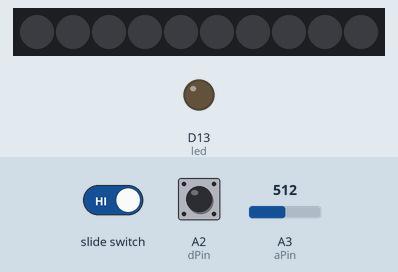
Simulated run of this sketch. Board: Adafruit Circuit Playground Express. Parts: 10 RGB LEDs in strip order, left to right, output pins drawn as LEDs (lit = HIGH). The inputs (shaded band) are chosen by the test bench; at power-on: A2 (dPin) HIGH, A3 (aPin) = 512. What the sketch prints to the serial monitor is not drawn.

Above: at 1.2 s.
1.3 s: A2 (dPin) pulled LOW for 0.15 s
At 1.46 s:
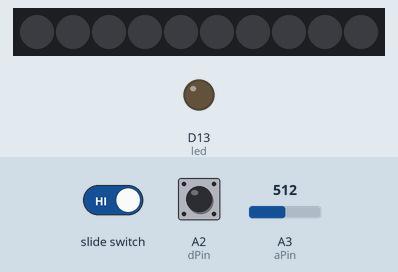
4.4 s: A3 (aPin) set to 716
7.4 s: A3 (aPin) set to 900
10.4 s: A3 (aPin) set to 1023
13.4 s: A2 (dPin) pulled LOW for 1 s
At 14.0 s:
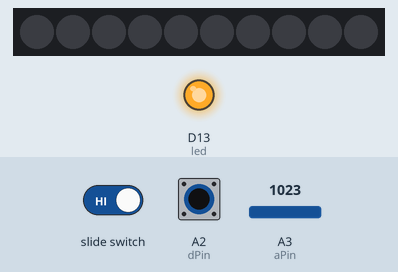
17.4 s: A2 (dPin) pulled LOW for 3.2 s
At 20.9 s:
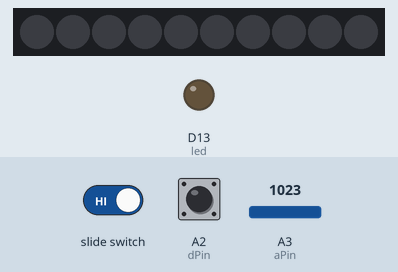
Timing chart, 0 to 22.4 s (numbered marks = the images above; inputs shaded):
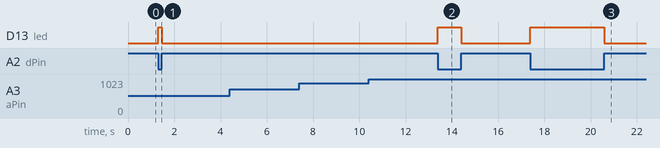

Measured:
- after the input at 1.3 s, D13 (led): LOW → HIGH at once, → LOW 0.15 s later
- after the input at 13.4 s, D13 (led): LOW → HIGH at once, → LOW 1.0 s later
- after the input at 17.4 s, D13 (led): LOW → HIGH at once, → LOW 3.2 s later

The sketch:

CircuitPlaygroundTest.ino
```cpp
// Circuit Playground test bed code

#include <Adafruit_CircuitPlayground.h>
#include <Adafruit_Circuit_Playground.h>

// pins
const int led = 13; // onboard LED
const int dPin = A2; // digital input pin
const int aPin = A3; // analog input pin
const int slideSwitch = 7; // slide switch

bool notConnected;
bool analogMode;
int analogIn;

void setup() {
  // put your setup code here, to run once:
  CircuitPlayground.begin();
  pinMode(led, OUTPUT);
  pinMode(dPin, INPUT_PULLUP); // digital input, HIGH when disconnected
  pinMode(aPin, INPUT); // analog input
  pinMode(slideSwitch, INPUT_PULLUP); // slide switch to toggle analog sensing
}

void loop() {
  // put your main code here, to run repeatedly:
  // LED response if connected
  notConnected = digitalRead(dPin);
  if (!notConnected) {
    digitalWrite(led, HIGH);
  } else {
    digitalWrite(led, LOW);
  }

  // analog input logic:
  if (digitalRead(slideSwitch)) {
    analogIn = analogRead(aPin); // 0-1023
    Serial.println(analogIn);
    int level = analogIn/100;
    int speakerTone = analogIn/2 + 500;
    for (int i = 0; i <= level; i++) {
      CircuitPlayground.setPixelColor(i, 255, 255, 255);
    }
    // CircuitPlayground.playTone(speakerTone, 100); I REGRET THIS
    CircuitPlayground.clearPixels();
  }
}
```
